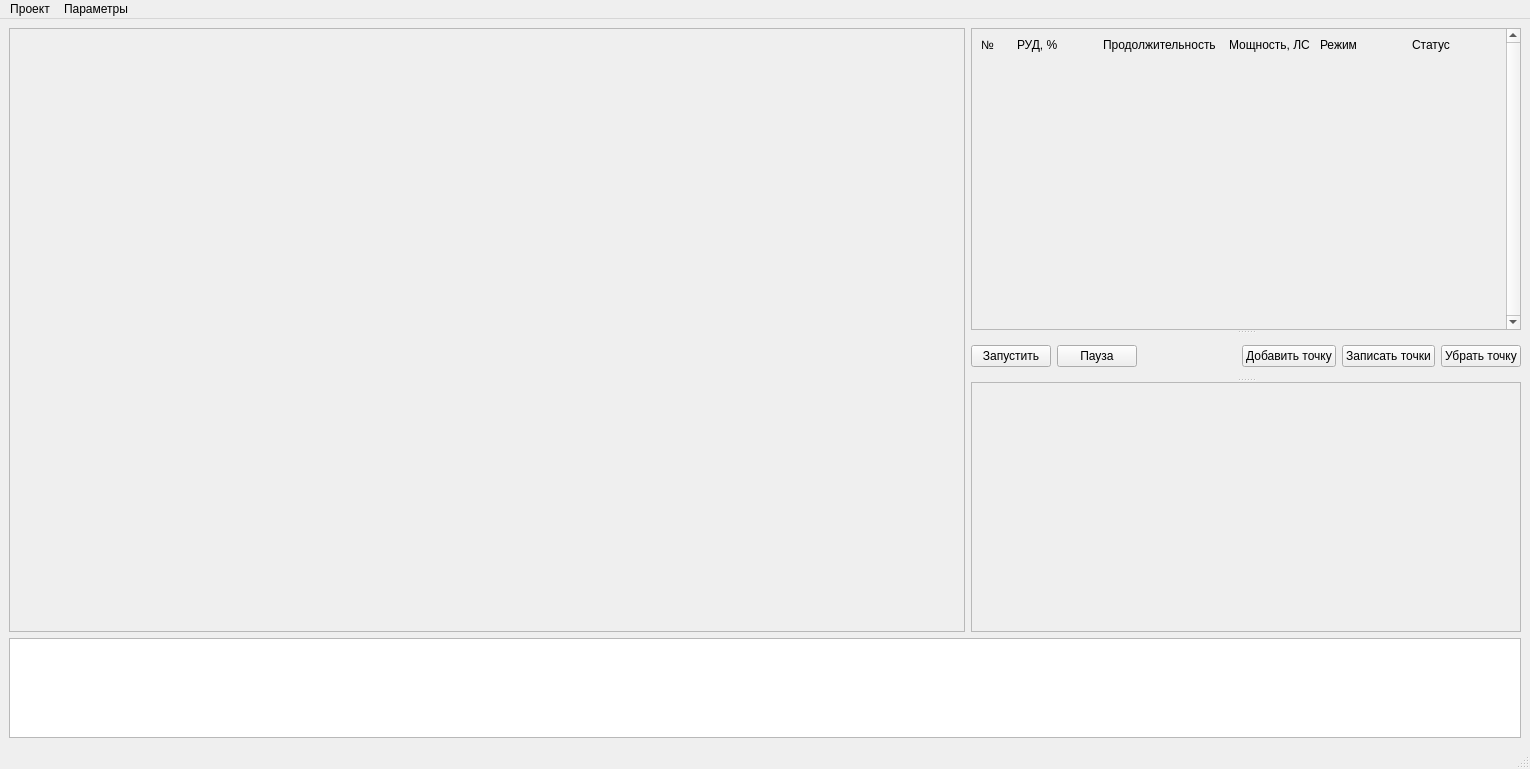
<?xml version="1.0" encoding="UTF-8"?>
<ui version="4.0">
 <class>MainWindow</class>
 <widget class="QMainWindow" name="MainWindow">
  <property name="geometry">
   <rect>
    <x>0</x>
    <y>0</y>
    <width>1530</width>
    <height>769</height>
   </rect>
  </property>
  <property name="windowTitle">
   <string>MainWindow</string>
  </property>
  <widget class="QWidget" name="centralwidget">
   <layout class="QVBoxLayout" name="verticalLayout_2">
    <item>
     <layout class="QHBoxLayout" name="horizontalLayout">
      <item>
       <widget class="QScrollArea" name="scrollArea_charts">
        <property name="minimumSize">
         <size>
          <width>780</width>
          <height>400</height>
         </size>
        </property>
        <property name="widgetResizable">
         <bool>true</bool>
        </property>
        <widget class="QWidget" name="scrollAreaWidgetContents">
         <property name="geometry">
          <rect>
           <x>0</x>
           <y>0</y>
           <width>952</width>
           <height>600</height>
          </rect>
         </property>
        </widget>
       </widget>
      </item>
      <item>
       <widget class="QSplitter" name="splitter_2">
        <property name="orientation">
         <enum>Qt::Vertical</enum>
        </property>
        <widget class="QSplitter" name="splitter">
         <property name="orientation">
          <enum>Qt::Vertical</enum>
         </property>
         <widget class="QScrollArea" name="scrollArea">
          <property name="enabled">
           <bool>true</bool>
          </property>
          <property name="minimumSize">
           <size>
            <width>550</width>
            <height>0</height>
           </size>
          </property>
          <property name="maximumSize">
           <size>
            <width>500</width>
            <height>16777215</height>
           </size>
          </property>
          <property name="verticalScrollBarPolicy">
           <enum>Qt::ScrollBarAlwaysOn</enum>
          </property>
          <property name="horizontalScrollBarPolicy">
           <enum>Qt::ScrollBarAlwaysOff</enum>
          </property>
          <property name="sizeAdjustPolicy">
           <enum>QAbstractScrollArea::AdjustToContentsOnFirstShow</enum>
          </property>
          <property name="widgetResizable">
           <bool>true</bool>
          </property>
          <property name="alignment">
           <set>Qt::AlignLeading|Qt::AlignLeft|Qt::AlignVCenter</set>
          </property>
          <widget class="QWidget" name="scrollAreaWidgetContents_2">
           <property name="geometry">
            <rect>
             <x>0</x>
             <y>0</y>
             <width>531</width>
             <height>292</height>
            </rect>
           </property>
           <layout class="QVBoxLayout" name="verticalLayout">
            <item>
             <layout class="QGridLayout" name="gridLayout_manual">
              <property name="sizeConstraint">
               <enum>QLayout::SetNoConstraint</enum>
              </property>
              <item row="0" column="0">
               <widget class="QLabel" name="label">
                <property name="minimumSize">
                 <size>
                  <width>30</width>
                  <height>0</height>
                 </size>
                </property>
                <property name="maximumSize">
                 <size>
                  <width>30</width>
                  <height>16777215</height>
                 </size>
                </property>
                <property name="text">
                 <string>№</string>
                </property>
               </widget>
              </item>
              <item row="0" column="1">
               <widget class="QLabel" name="label_4">
                <property name="minimumSize">
                 <size>
                  <width>80</width>
                  <height>0</height>
                 </size>
                </property>
                <property name="maximumSize">
                 <size>
                  <width>80</width>
                  <height>16777215</height>
                 </size>
                </property>
                <property name="text">
                 <string>РУД, %</string>
                </property>
               </widget>
              </item>
              <item row="0" column="2">
               <widget class="QLabel" name="label_2">
                <property name="minimumSize">
                 <size>
                  <width>120</width>
                  <height>0</height>
                 </size>
                </property>
                <property name="maximumSize">
                 <size>
                  <width>120</width>
                  <height>16777215</height>
                 </size>
                </property>
                <property name="text">
                 <string>Продолжительность</string>
                </property>
               </widget>
              </item>
              <item row="0" column="3">
               <widget class="QLabel" name="label_3">
                <property name="text">
                 <string>Мощность, ЛС</string>
                </property>
               </widget>
              </item>
              <item row="0" column="4">
               <widget class="QLabel" name="label_5">
                <property name="text">
                 <string>Режим</string>
                </property>
               </widget>
              </item>
              <item row="0" column="5">
               <widget class="QLabel" name="label_7">
                <property name="text">
                 <string>Статус</string>
                </property>
               </widget>
              </item>
             </layout>
            </item>
            <item>
             <spacer name="verticalSpacer">
              <property name="orientation">
               <enum>Qt::Vertical</enum>
              </property>
              <property name="sizeHint" stdset="0">
               <size>
                <width>20</width>
                <height>117</height>
               </size>
              </property>
             </spacer>
            </item>
           </layout>
          </widget>
         </widget>
         <widget class="QWidget" name="layoutWidget">
          <layout class="QHBoxLayout" name="horizontalLayout_2">
           <property name="spacing">
            <number>6</number>
           </property>
           <property name="sizeConstraint">
            <enum>QLayout::SetMinimumSize</enum>
           </property>
           <property name="leftMargin">
            <number>0</number>
           </property>
           <property name="topMargin">
            <number>0</number>
           </property>
           <property name="rightMargin">
            <number>0</number>
           </property>
           <item>
            <widget class="QPushButton" name="pushButton_start">
             <property name="text">
              <string>Запустить</string>
             </property>
            </widget>
           </item>
           <item>
            <widget class="QPushButton" name="pushButton_pause">
             <property name="text">
              <string>Пауза</string>
             </property>
            </widget>
           </item>
           <item>
            <spacer name="horizontalSpacer">
             <property name="orientation">
              <enum>Qt::Horizontal</enum>
             </property>
             <property name="sizeHint" stdset="0">
              <size>
               <width>40</width>
               <height>20</height>
              </size>
             </property>
            </spacer>
           </item>
           <item>
            <widget class="QPushButton" name="pushButton_AddPoint">
             <property name="text">
              <string>Добавить точку</string>
             </property>
            </widget>
           </item>
           <item>
            <widget class="QPushButton" name="pushButton_writePoints">
             <property name="text">
              <string>Записать точки</string>
             </property>
            </widget>
           </item>
           <item>
            <widget class="QPushButton" name="pushButton_RemovePoint">
             <property name="text">
              <string>Убрать точку</string>
             </property>
            </widget>
           </item>
          </layout>
         </widget>
        </widget>
        <widget class="QScrollArea" name="scrollArea_agregat">
         <property name="minimumSize">
          <size>
           <width>550</width>
           <height>250</height>
          </size>
         </property>
         <property name="maximumSize">
          <size>
           <width>500</width>
           <height>10000</height>
          </size>
         </property>
         <property name="widgetResizable">
          <bool>true</bool>
         </property>
         <widget class="QWidget" name="scrollAreaWidgetContents_3">
          <property name="geometry">
           <rect>
            <x>0</x>
            <y>0</y>
            <width>548</width>
            <height>248</height>
           </rect>
          </property>
         </widget>
        </widget>
       </widget>
      </item>
     </layout>
    </item>
    <item>
     <widget class="QPlainTextEdit" name="plainTextEdit_status">
      <property name="maximumSize">
       <size>
        <width>16777215</width>
        <height>100</height>
       </size>
      </property>
     </widget>
    </item>
   </layout>
  </widget>
  <widget class="QMenuBar" name="menubar">
   <property name="geometry">
    <rect>
     <x>0</x>
     <y>0</y>
     <width>1530</width>
     <height>21</height>
    </rect>
   </property>
   <widget class="QMenu" name="menu_file">
    <property name="title">
     <string>Проект</string>
    </property>
    <addaction name="action_openFile"/>
    <addaction name="action_saveFile"/>
   </widget>
   <widget class="QMenu" name="menu_settings">
    <property name="title">
     <string>Параметры</string>
    </property>
    <addaction name="actionModBus_RTU"/>
    <addaction name="action_times"/>
   </widget>
   <addaction name="menu_file"/>
   <addaction name="menu_settings"/>
  </widget>
  <widget class="QStatusBar" name="statusbar"/>
  <action name="actionModBus_RTU">
   <property name="text">
    <string>ModBus RTU</string>
   </property>
  </action>
  <action name="action_progManagament">
   <property name="text">
    <string>Выбор программы управления</string>
   </property>
  </action>
  <action name="action_times">
   <property name="text">
    <string>Настройка временных интервалов</string>
   </property>
  </action>
  <action name="action_openFile">
   <property name="text">
    <string>Открыть</string>
   </property>
  </action>
  <action name="action_saveFile">
   <property name="text">
    <string>Сохранить</string>
   </property>
  </action>
 </widget>
 <resources/>
 <connections/>
</ui>
